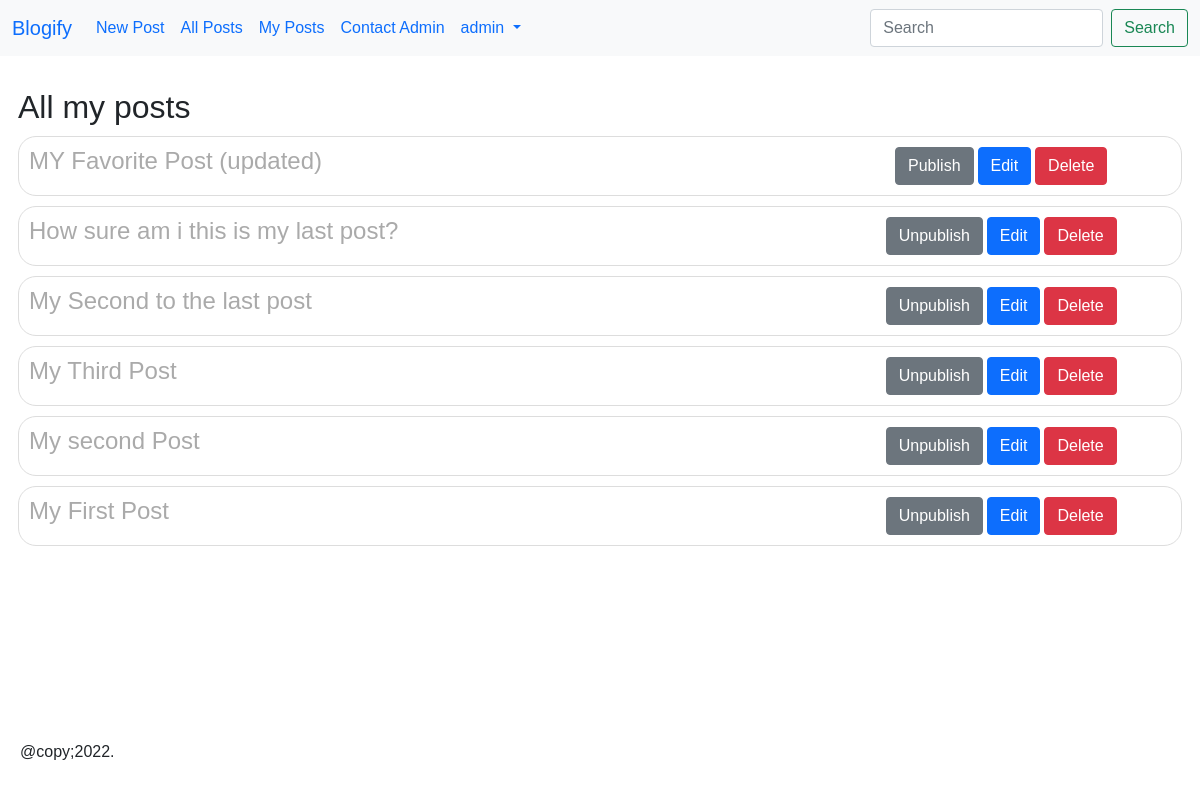
Page /posts/6/publish/ (signed in) on the committed database.
### users/models.py (models this page shows)
class CustomUser(AbstractUser):
    pass

### posts/models.py (models this page shows, shortened)
class Post(models.Model):
    STATUS_CHOICES = (
        ('draft', 'Draft'),
        ('published', 'Published'),
    )
    title = models.CharField(max_length=255)
    author = models.ForeignKey(
        get_user_model(),
        on_delete = models.CASCADE,
        related_name = 'posts'
    )
    body = models.TextField()
    publish = models.DateTimeField(default=timezone.now)
    created = models.DateTimeField(auto_now_add=True)
    updated = models.DateTimeField(auto_now=True)
    status = models.CharField(
        max_length=10,
        choices=STATUS_CHOICES,
        default='draft'
    )
    slug = models.SlugField(
        max_length=255,
        blank=True,
        null= True
    )
    class Meta:
        ordering = ('-publish',)

### posts/views.py (the view)
# urls.py: path('<int:pk>/publish/', publish_post, name='publish_post'),
@login_required
def publish_post(request, pk):
    posts = Post.objects.filter(author=request.user)
    post = get_object_or_404(Post, pk=pk)
    if post.author == request.user:
        if post.status == 'draft':
            post.status = 'published'
            post.save()
        else:
            post.status = 'draft'
            post.save()
    else:
        raise PermissionDenied
    return render(request, 'blog/my_posts.html', {'posts': posts})

### templates/blog/my_posts.html (shortened to what this page needs)
{% extends '_base.html' %}
{% block content %}
    <h2>All my posts</h2>
    {% for post in posts %}
        <div class="post-circle">
            <div class="post-circle-title">
                <h4>{{ post.title }}</h4>
            </div>
            <div class="post-circle-buttons">
                <a href="{% url 'publish_post' post.pk %}" class="btn btn-secondary">
                    {% if post.status == 'draft' %}
                        Publish
                    {% else %}
                        Unpublish
                    {% endif %}
                </a>
                <a href="{% url 'post_update' post.pk %}" class="btn btn-primary">Edit</a>
                <a href="{% url 'post_delete' post.pk %}" class="btn btn-danger">Delete</a>
            </div>
        </div>
    {% empty %}
        <p>You have no posts yet.</p>
    {% endfor %}
{% endblock content %}

### templates/_base.html (shortened to what this page needs)
{% load static %}
<!DOCTYPE html>
<html lang="en">
<head>
    <link rel="stylesheet" href="https://cdn.jsdelivr.net/npm/bootstrap@5.1.3/dist/css/bootstrap.min.css">
    <link rel="stylesheet" href="{% static 'css/base.css' %}">
</head>
<body>
    {% block body %}
    <header>
        <nav class="navbar navbar-expand-lg bg-light">
            <div class="container-fluid">
              <a class="navbar-brand" href="{% url 'home' %}">Blogify</a>
              {% if user.is_authenticated %}
              <div class="collapse navbar-collapse" id="navbarSupportedContent">
                <ul class="navbar-nav me-auto mb-2 mb-lg-0">
                  <li class="nav-item">
                    <a class="nav-link" href="{% url 'post_create' %}">New Post</a>
                  </li>
                  <li class="nav-item">
                    <a class="nav-link" href="{% url 'post_list' %}">All Posts</a>
                  </li>
                  <li class="nav-item">
                    <a class="nav-link" href="{% url 'my_posts' %}">My Posts</a>
                  </li>
                  <li class="nav-item">
                    <a class="nav-link" href="{% url 'contact' %}">Contact Admin</a>
                  </li>
                  <li class="nav-item dropdown">
                    <a class="nav-link dropdown-toggle" href="#" role="button" data-bs-toggle="dropdown" aria-expanded="false">
                      {{ user.username }}
                    </a>
                  </li>
                </ul>
                <form class="d-flex" role="search" action="{% url 'post_search' %}" method="get">
                  <input name="q" class="form-control me-2" type="search" placeholder="Search" aria-label="Search">
                  <button class="btn btn-outline-success" type="submit">Search</button>
                </form>
              </div>
              {% else %}
              <form action="form-inline ml-auto">
                <a href="{% url 'signup' %}" class="btn btn-sm btn-outline-secondary">Sign Up</a>
                <a href="{% url 'login' %}" class="btn btn-sm btn-primary ml-2">Log In</a>
              </form>
              {% endif %}
            </div>
          </nav>
    </header>
    <main>
        <div class="container">
            {% block content %}{% endblock content %}
        </div>
    </main>
    <footer>
      @copy;2022.
    </footer>
    {% endblock body %}
</body>
</html>

### static/css/base.css (style rules this page uses)
*, body { margin: 0; padding: 0; box-sizing: border-box; }
body { font-family: 'Lucida Sans', 'Lucida Sans Regular', 'Lucida Grande', 'Lucida Sans Unicode', Geneva, Verdana, sans-serif; }
h4 { color: #aaa; }
a { text-decoration: none; }
main { margin: 2em 0; min-height: 75vh; }
.container { width: 99%; max-width: 1200px; margin: 0 auto; }
footer { padding: 20px; background: #fff; }
.post-circle { border: 1px solid #ddd; box-shadow: 0 0 20px rgba(0, 0, 0, 0.3), rgba(0, 0, 0, 0.9) inset; display: flex; flex-flow: column nowrap; padding: 10px; margin: 10px 0; gap: 10px; }
.post-circle-title { flex: 1 70%; }
.post-circle-buttons { display: flex; align-items: center; justify-content: center; gap: 4px; flex: 1 30%; }
@media screen and (min-width: 500px) { .post-circle { flex-flow: row nowrap; justify-content: space-between; border-radius: 18px; } }

### rows in the picture
CustomUser: username "admin"
Post: title "MY Favorite Post (updated)", status "Publish"
Post: title "How sure am i this is my last post?", status "Unpublish"
Post: title "My Second to the last post", status "Unpublish"
Post: title "My Third Post", status "Unpublish"
Post: title "My second Post", status "Unpublish"
Post: title "My First Post", status "Unpublish"
